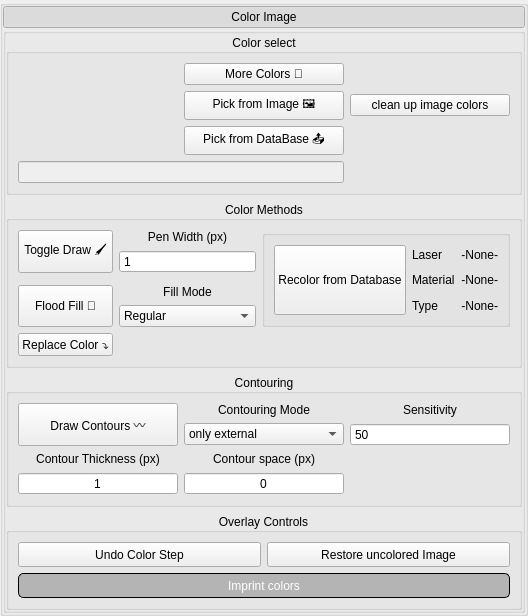
               <widget class="QGroupBox" name="image_color_frame">
                <property name="styleSheet">
                 <string notr="true"/>
                </property>
                <property name="title">
                 <string/>
                </property>
                <property name="styleClass" stdset="0">
                 <string>outsideFrame</string>
                </property>
                <layout class="QVBoxLayout" name="verticalLayout_9">
                 <property name="spacing">
                  <number>0</number>
                 </property>
                 <property name="leftMargin">
                  <number>0</number>
                 </property>
                 <property name="topMargin">
                  <number>0</number>
                 </property>
                 <property name="rightMargin">
                  <number>0</number>
                 </property>
                 <property name="bottomMargin">
                  <number>0</number>
                 </property>
                 <item>
                  <widget class="QPushButton" name="pushButton_2">
                   <property name="styleSheet">
                    <string notr="true"/>
                   </property>
                   <property name="text">
                    <string>Color Image</string>
                   </property>
                   <property name="checkable">
                    <bool>true</bool>
                   </property>
                   <property name="checked">
                    <bool>true</bool>
                   </property>
                   <property name="styleClass" stdset="0">
                    <string>MenuButton</string>
                   </property>
                  </widget>
                 </item>
                 <item>
                  <widget class="QGroupBox" name="inside_image_color_frame">
                   <property name="styleSheet">
                    <string notr="true"/>
                   </property>
                   <property name="title">
                    <string/>
                   </property>
                   <property name="styleClass" stdset="0">
                    <string>insideFrame</string>
                   </property>
                   <layout class="QGridLayout" name="gridLayout_2">
                    <property name="leftMargin">
                     <number>0</number>
                    </property>
                    <property name="topMargin">
                     <number>0</number>
                    </property>
                    <property name="rightMargin">
                     <number>0</number>
                    </property>
                    <property name="bottomMargin">
                     <number>0</number>
                    </property>
                    <item row="0" column="0">
                     <widget class="QGroupBox" name="color_select_frame">
                      <property name="styleSheet">
                       <string notr="true"/>
                      </property>
                      <property name="title">
                       <string>Color select</string>
                      </property>
                      <property name="alignment">
                       <set>Qt::AlignCenter</set>
                      </property>
                      <property name="styleClass" stdset="0">
                       <string>verticalSubFrame</string>
                      </property>
                      <layout class="QGridLayout" name="gridLayout_14" rowstretch="0,0,0,0" columnstretch="0,0,0,0">
                       <item row="2" column="2">
                        <widget class="QPushButton" name="pick_color_from_db_button">
                         <property name="text">
                          <string>Pick from DataBase 📤</string>
                         </property>
                        </widget>
                       </item>
                       <item row="0" column="2">
                        <widget class="QPushButton" name="select_color_color_button">
                         <property name="text">
                          <string>More Colors 🎨</string>
                         </property>
                        </widget>
                       </item>
                       <item row="1" column="2">
                        <widget class="QPushButton" name="pick_color_from_image_button">
                         <property name="text">
                          <string>Pick from Image 🖼️</string>
                         </property>
                         <property name="checkable">
                          <bool>true</bool>
                         </property>
                        </widget>
                       </item>
                       <item row="0" column="1" rowspan="3">
                        <layout class="QGridLayout" name="default_color_buttons_layout">
                         <property name="spacing">
                          <number>1</number>
                         </property>
                        </layout>
                       </item>
                       <item row="3" column="1" colspan="2">
                        <widget class="QLineEdit" name="active_color_dislplay_edit">
                         <property name="enabled">
                          <bool>false</bool>
                         </property>
                         <property name="alignment">
                          <set>Qt::AlignCenter</set>
                         </property>
                        </widget>
                       </item>
                       <item row="1" column="3">
                        <widget class="QPushButton" name="clean_up_image_colors_button">
                         <property name="text">
                          <string>clean up image colors</string>
                         </property>
                        </widget>
                       </item>
                      </layout>
                     </widget>
                    </item>
                    <item row="2" column="0">
                     <widget class="QGroupBox" name="contouring_frame">
                      <property name="styleSheet">
                       <string notr="true"/>
                      </property>
                      <property name="title">
                       <string>Contouring</string>
                      </property>
                      <property name="alignment">
                       <set>Qt::AlignCenter</set>
                      </property>
                      <property name="styleClass" stdset="0">
                       <string>verticalSubFrame</string>
                      </property>
                      <layout class="QGridLayout" name="gridLayout_24">
                       <item row="1" column="2">
                        <widget class="QSpinBox" name="contour_sensitivity_spinbox">
                         <property name="buttonSymbols">
                          <enum>QAbstractSpinBox::NoButtons</enum>
                         </property>
                         <property name="minimum">
                          <number>1</number>
                         </property>
                         <property name="maximum">
                          <number>1000</number>
                         </property>
                         <property name="value">
                          <number>50</number>
                         </property>
                        </widget>
                       </item>
                       <item row="0" column="0" rowspan="2">
                        <widget class="QPushButton" name="draw_contour_button">
                         <property name="sizePolicy">
                          <sizepolicy hsizetype="Minimum" vsizetype="Expanding">
                           <horstretch>0</horstretch>
                           <verstretch>0</verstretch>
                          </sizepolicy>
                         </property>
                         <property name="text">
                          <string>Draw Contours 〰️</string>
                         </property>
                         <property name="checkable">
                          <bool>true</bool>
                         </property>
                        </widget>
                       </item>
                       <item row="0" column="2">
                        <widget class="QLabel" name="label_20">
                         <property name="text">
                          <string>Sensitivity</string>
                         </property>
                         <property name="alignment">
                          <set>Qt::AlignCenter</set>
                         </property>
                        </widget>
                       </item>
                       <item row="3" column="0">
                        <widget class="QSpinBox" name="contour_thickness_spinbox">
                         <property name="alignment">
                          <set>Qt::AlignCenter</set>
                         </property>
                         <property name="buttonSymbols">
                          <enum>QAbstractSpinBox::NoButtons</enum>
                         </property>
                         <property name="minimum">
                          <number>1</number>
                         </property>
                         <property name="maximum">
                          <number>100</number>
                         </property>
                        </widget>
                       </item>
                       <item row="2" column="0">
                        <widget class="QLabel" name="contour_thickness_label">
                         <property name="text">
                          <string>Contour Thickness (px)</string>
                         </property>
                         <property name="alignment">
                          <set>Qt::AlignCenter</set>
                         </property>
                        </widget>
                       </item>
                       <item row="0" column="1">
                        <widget class="QLabel" name="label_18">
                         <property name="text">
                          <string>Contouring Mode</string>
                         </property>
                         <property name="alignment">
                          <set>Qt::AlignCenter</set>
                         </property>
                        </widget>
                       </item>
                       <item row="1" column="1">
                        <widget class="QComboBox" name="contouring_mode_combobox">
                         <item>
                          <property name="text">
                           <string>only external</string>
                          </property>
                         </item>
                         <item>
                          <property name="text">
                           <string>all</string>
                          </property>
                         </item>
                        </widget>
                       </item>
                       <item row="3" column="1">
                        <widget class="QSpinBox" name="contour_space_spinbox">
                         <property name="alignment">
                          <set>Qt::AlignCenter</set>
                         </property>
                         <property name="buttonSymbols">
                          <enum>QAbstractSpinBox::NoButtons</enum>
                         </property>
                         <property name="minimum">
                          <number>0</number>
                         </property>
                         <property name="maximum">
                          <number>100</number>
                         </property>
                        </widget>
                       </item>
                       <item row="2" column="1">
                        <widget class="QLabel" name="contour_space_label">
                         <property name="text">
                          <string>Contour space (px)</string>
                         </property>
                         <property name="alignment">
                          <set>Qt::AlignCenter</set>
                         </property>
                        </widget>
                       </item>
                      </layout>
                     </widget>
                    </item>
                    <item row="3" column="0">
                     <widget class="QGroupBox" name="overlay_controls_frame">
                      <property name="styleSheet">
                       <string notr="true"/>
                      </property>
                      <property name="title">
                       <string>Overlay Controls</string>
                      </property>
                      <property name="alignment">
                       <set>Qt::AlignCenter</set>
                      </property>
                      <property name="styleClass" stdset="0">
                       <string>verticalSubFrame</string>
                      </property>
                      <layout class="QGridLayout" name="gridLayout_25">
                       <item row="0" column="1">
                        <widget class="QPushButton" name="restore_uncolored_image_button">
                         <property name="minimumSize">
                          <size>
                           <width>0</width>
                           <height>25</height>
                          </size>
                         </property>
                         <property name="text">
                          <string>Restore uncolored Image</string>
                         </property>
                        </widget>
                       </item>
                       <item row="1" column="0" colspan="2">
                        <widget class="QPushButton" name="imprint_color_overlays_button">
                         <property name="enabled">
                          <bool>false</bool>
                         </property>
                         <property name="sizePolicy">
                          <sizepolicy hsizetype="Minimum" vsizetype="Fixed">
                           <horstretch>0</horstretch>
                           <verstretch>50</verstretch>
                          </sizepolicy>
                         </property>
                         <property name="minimumSize">
                          <size>
                           <width>0</width>
                           <height>25</height>
                          </size>
                         </property>
                         <property name="styleSheet">
                          <string notr="true">QPushButton {
      	background-color: rgb(220,120,20);  /* Background color */
      	border: 2px solid rgb(0, 0, 0);
          color: rgb(255, 255, 255);  /* Text color */
          font-weight: bold;
          border-radius: 5px;  /* Rounded edges */
      	padding: 2px;
      }

      QPushButton:hover {
          background-color: rgb(230,115,22);  /* Background color when hovered */
      	color: rgb(245, 245, 245);
          border-color:rgb(40, 40, 40);  /* Border color when hovered */
      }

      QPushButton:pressed {
         color:  rgb(80, 0, 19);  /* Background color when pressed */
      	border-color: rgb(0, 0, 0);
      }
      QPushButton:clicked {
         background-color: rgb(80,0,19);  /* Background color when pressed */
      	border-color:  rgb(0,0, 0);
      }

      QPushButton:checked {
          background-color: rgb(255,255,255);
      	color:  rgb(80, 0, 19);
      	border: 2px solid rgb(122, 0, 28);
      	font-weight: bold;  /* Bold text */
      }

      QPushButton:disabled {
          background-color: rgb(180,180, 180);
      	border: 1px solid rgb(0, 0,0);
      	font-weight: normal;
      }</string>
                         </property>
                         <property name="text">
                          <string>Imprint colors</string>
                         </property>
                        </widget>
                       </item>
                       <item row="0" column="0">
                        <widget class="QPushButton" name="undo_color_button">
                         <property name="minimumSize">
                          <size>
                           <width>0</width>
                           <height>25</height>
                          </size>
                         </property>
                         <property name="text">
                          <string>Undo Color Step</string>
                         </property>
                        </widget>
                       </item>
                      </layout>
                     </widget>
                    </item>
                    <item row="1" column="0">
                     <widget class="QGroupBox" name="color_methods_frame">
                      <property name="styleSheet">
                       <string notr="true"/>
                      </property>
                      <property name="title">
                       <string>Color Methods</string>
                      </property>
                      <property name="alignment">
                       <set>Qt::AlignCenter</set>
                      </property>
                      <property name="styleClass" stdset="0">
                       <string>verticalSubFrame</string>
                      </property>
                      <layout class="QGridLayout" name="gridLayout_23">
                       <item row="0" column="4" rowspan="6">
                        <widget class="QGroupBox" name="groupBox_5">
                         <property name="title">
                          <string/>
                         </property>
                         <layout class="QGridLayout" name="gridLayout_20">
                          <item row="0" column="1">
                           <widget class="QLabel" name="label_12">
                            <property name="text">
                             <string>Laser</string>
                            </property>
                           </widget>
                          </item>
                          <item row="1" column="1">
                           <widget class="QLabel" name="label_13">
                            <property name="text">
                             <string>Material</string>
                            </property>
                           </widget>
                          </item>
                          <item row="1" column="2">
                           <widget class="QLabel" name="recolor_material_label">
                            <property name="text">
                             <string>-None-</string>
                            </property>
                            <property name="alignment">
                             <set>Qt::AlignRight|Qt::AlignTrailing|Qt::AlignVCenter</set>
                            </property>
                           </widget>
                          </item>
                          <item row="2" column="1">
                           <widget class="QLabel" name="label_14">
                            <property name="text">
                             <string>Type</string>
                            </property>
                           </widget>
                          </item>
                          <item row="0" column="2">
                           <widget class="QLabel" name="recolor_laser_label">
                            <property name="text">
                             <string>-None-</string>
                            </property>
                            <property name="alignment">
                             <set>Qt::AlignRight|Qt::AlignTrailing|Qt::AlignVCenter</set>
                            </property>
                           </widget>
                          </item>
                          <item row="2" column="2">
                           <widget class="QLabel" name="recolor_type_label">
                            <property name="text">
                             <string>-None-</string>
                            </property>
                            <property name="alignment">
                             <set>Qt::AlignRight|Qt::AlignTrailing|Qt::AlignVCenter</set>
                            </property>
                           </widget>
                          </item>
                          <item row="0" column="0" rowspan="3">
                           <widget class="QPushButton" name="recolor_from_database_button">
                            <property name="sizePolicy">
                             <sizepolicy hsizetype="Minimum" vsizetype="Preferred">
                              <horstretch>0</horstretch>
                              <verstretch>0</verstretch>
                             </sizepolicy>
                            </property>
                            <property name="text">
                             <string>Recolor from Database</string>
                            </property>
                           </widget>
                          </item>
                         </layout>
                        </widget>
                       </item>
                       <item row="1" column="1">
                        <widget class="QSpinBox" name="pen_width_spinbox">
                         <property name="buttonSymbols">
                          <enum>QAbstractSpinBox::NoButtons</enum>
                         </property>
                         <property name="minimum">
                          <number>1</number>
                         </property>
                         <property name="maximum">
                          <number>100</number>
                         </property>
                        </widget>
                       </item>
                       <item row="0" column="1">
                        <widget class="QLabel" name="pen_width_label">
                         <property name="text">
                          <string>Pen Width (px)</string>
                         </property>
                         <property name="alignment">
                          <set>Qt::AlignCenter</set>
                         </property>
                        </widget>
                       </item>
                       <item row="6" column="0">
                        <widget class="QPushButton" name="replace_color_button">
                         <property name="text">
                          <string>Replace Color ⤵️</string>
                         </property>
                         <property name="checkable">
                          <bool>true</bool>
                         </property>
                        </widget>
                       </item>
                       <item row="4" column="1" rowspan="2">
                        <widget class="QComboBox" name="flood_fill_mode_combobox">
                         <item>
                          <property name="text">
                           <string>Regular</string>
                          </property>
                         </item>
                         <item>
                          <property name="text">
                           <string>Include Diagonals</string>
                          </property>
                         </item>
                         <item>
                          <property name="text">
                           <string>Similar Color</string>
                          </property>
                         </item>
                         <item>
                          <property name="text">
                           <string>Diagonals + Similar</string>
                          </property>
                         </item>
                         <item>
                          <property name="text">
                           <string>To Contours</string>
                          </property>
                         </item>
                         <item>
                          <property name="text">
                           <string>To Color</string>
                          </property>
                         </item>
                         <item>
                          <property name="text">
                           <string>Fill Lines</string>
                          </property>
                         </item>
                        </widget>
                       </item>
                       <item row="3" column="0" rowspan="3">
                        <widget class="QPushButton" name="flood_fill_button">
                         <property name="sizePolicy">
                          <sizepolicy hsizetype="Minimum" vsizetype="Preferred">
                           <horstretch>0</horstretch>
                           <verstretch>0</verstretch>
                          </sizepolicy>
                         </property>
                         <property name="text">
                          <string>Flood Fill 🫗</string>
                         </property>
                         <property name="checkable">
                          <bool>true</bool>
                         </property>
                        </widget>
                       </item>
                       <item row="0" column="0" rowspan="2">
                        <widget class="QPushButton" name="toggle_draw_button">
                         <property name="sizePolicy">
                          <sizepolicy hsizetype="Minimum" vsizetype="Preferred">
                           <horstretch>0</horstretch>
                           <verstretch>0</verstretch>
                          </sizepolicy>
                         </property>
                         <property name="text">
                          <string>Toggle Draw 🖌️</string>
                         </property>
                         <property name="checkable">
                          <bool>true</bool>
                         </property>
                        </widget>
                       </item>
                       <item row="3" column="1">
                        <widget class="QLabel" name="label_19">
                         <property name="text">
                          <string>Fill Mode</string>
                         </property>
                         <property name="alignment">
                          <set>Qt::AlignCenter</set>
                         </property>
                        </widget>
                       </item>
                       <item row="3" column="3" rowspan="3">
                        <layout class="QGridLayout" name="fill_options_grid_layout"/>
                       </item>
                      </layout>
                     </widget>
                    </item>
                   </layout>
                  </widget>
                 </item>
                </layout>
               </widget>
